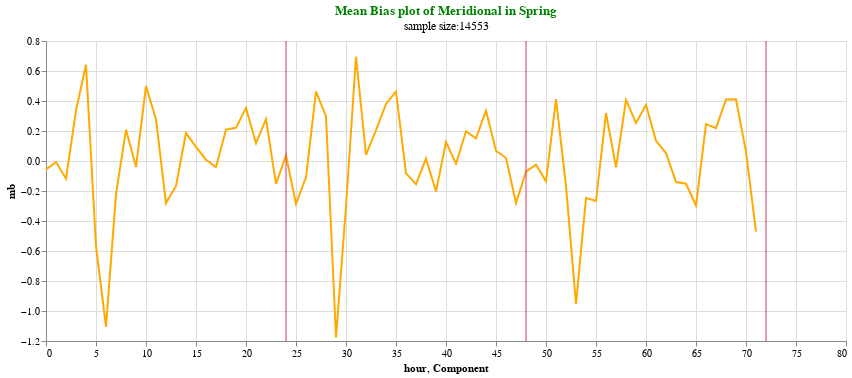

Write notebook code for a chart like this one.
### Code cell
plotrmse(Spr_mb_meridional,'mb',"Mean Bias plot of Meridional in Spring","sample size:" +  str(Spr["meridional_dif"].count()))

### Figure 1 — Vega-Lite specification as saved in the notebook (floating-point values rounded to 4 significant figures)
{"config": {"view": {"continuousWidth": 400, "continuousHeight": 300}}, "layer": [{"data": {"name": "data-5abbe9d3033f3758b9fc53e336383a04"}, "mark": "line", "encoding": {"color": {"value": "#FFAA00"}, "x": {"field": "hour", "type": "quantitative"}, "y": {"field": "mb", "type": "quantitative"}}, "height": 300, "title": {"text": ["Mean Bias plot of Meridional in Spring"], "subtitle": ["sample size:14553"], "color": "green"}, "width": 800}, {"data": {"name": "data-b9dd60dc560f7891b967d8e82c37ad0c"}, "mark": {"type": "rule", "color": "#D2386C"}, "encoding": {"x": {"field": "Component", "type": "quantitative"}}}], "$schema": "https://vega.github.io/schema/vega-lite/v4.17.0.json", "datasets": {"data-5abbe9d3033f3758b9fc53e336383a04": [{"mb": -0.05563, "hour": 0}, {"mb": -0.007229, "hour": 1}, {"mb": -0.1181, "hour": 2}, {"mb": 0.3359, "hour": 3}, {"mb": 0.642, "hour": 4}, {"mb": -0.5677, "hour": 5}, {"mb": -1.106, "hour": 6}, {"mb": -0.2207, "hour": 7}, {"mb": 0.2093, "hour": 8}, {"mb": -0.04049, "hour": 9}, {"mb": 0.5, "hour": 10}, {"mb": 0.2767, "hour": 11}, {"mb": -0.2804, "hour": 12}, {"mb": -0.1667, "hour": 13}, {"mb": 0.1863, "hour": 14}, {"mb": 0.09348, "hour": 15}, {"mb": 0.008508, "hour": 16}, {"mb": -0.03987, "hour": 17}, {"mb": 0.2098, "hour": 18}, {"mb": 0.221, "hour": 19}, {"mb": 0.3539, "hour": 20}, {"mb": 0.1178, "hour": 21}, {"mb": 0.2789, "hour": 22}, {"mb": -0.1531, "hour": 23}, {"mb": 0.03703, "hour": 24}, {"mb": -0.286, "hour": 25}, {"mb": -0.109, "hour": 26}, {"mb": 0.4628, "hour": 27}, {"mb": 0.2985, "hour": 28}, {"mb": -1.176, "hour": 29}, {"mb": -0.3035, "hour": 30}, {"mb": 0.6953, "hour": 31}, {"mb": 0.04158, "hour": 32}, {"mb": 0.2065, "hour": 33}, {"mb": 0.3801, "hour": 34}, {"mb": 0.4642, "hour": 35}, {"mb": -0.0825, "hour": 36}, {"mb": -0.1541, "hour": 37}, {"mb": 0.01605, "hour": 38}, {"mb": -0.2029, "hour": 39}, {"mb": 0.1271, "hour": 40}, {"mb": -0.01829, "hour": 41}, {"mb": 0.1983, "hour": 42}, {"mb": 0.1508, "hour": 43}, {"mb": 0.3348, "hour": 44}, {"mb": 0.0686, "hour": 45}, {"mb": 0.01965, "hour": 46}, {"mb": -0.2803, "hour": 47}, {"mb": -0.07126, "hour": 48}, {"mb": -0.02396, "hour": 49}, {"mb": -0.1358, "hour": 50}, {"mb": 0.4123, "hour": 51}, {"mb": -0.1681, "hour": 52}, {"mb": -0.9532, "hour": 53}, {"mb": -0.2477, "hour": 54}, {"mb": -0.2672, "hour": 55}, {"mb": 0.3199, "hour": 56}, {"mb": -0.04273, "hour": 57}, {"mb": 0.4082, "hour": 58}, {"mb": 0.2529, "hour": 59}, {"mb": 0.3747, "hour": 60}, {"mb": 0.1342, "hour": 61}, {"mb": 0.05293, "hour": 62}, {"mb": -0.1404, "hour": 63}, {"mb": -0.1516, "hour": 64}, {"mb": -0.2969, "hour": 65}, {"mb": 0.2457, "hour": 66}, {"mb": 0.2194, "hour": 67}, {"mb": 0.4104, "hour": 68}, {"mb": 0.4115, "hour": 69}, {"mb": 0.06087, "hour": 70}, {"mb": -0.4704, "hour": 71}], "data-b9dd60dc560f7891b967d8e82c37ad0c": [{"Component": 24}, {"Component": 48}, {"Component": 72}]}}
